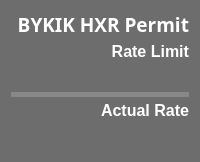
              <widget class="PyDMFrame" name="Device_BYKIKH_Frame">
               <property name="minimumSize">
                <size>
                 <width>0</width>
                 <height>162</height>
                </size>
               </property>
               <property name="maximumSize">
                <size>
                 <width>250</width>
                 <height>162</height>
                </size>
               </property>
               <property name="toolTip">
                <string/>
               </property>
               <property name="styleSheet">
                <string notr="true">QFrame{
background-color: rgb(109, 109, 109);
border-bottom-left-radius: 15px;
border-bottom-right-radius: 15px;
border-top-left-radius: 15px;
border-top-right-radius: 15px;
}</string>
               </property>
               <property name="alarmSensitiveBorder" stdset="0">
                <bool>true</bool>
               </property>
               <property name="channel" stdset="0">
                <string>ca://IOC:BSY0:MP01:BYKIK_RATE</string>
               </property>
               <layout class="QVBoxLayout" name="verticalLayout_19">
                <property name="spacing">
                 <number>0</number>
                </property>
                <item>
                 <widget class="QLabel" name="Device_BYKIKH_Title">
                  <property name="font">
                   <font>
                    <family>Sans Serif</family>
                    <pointsize>14</pointsize>
                    <weight>75</weight>
                    <italic>false</italic>
                    <bold>true</bold>
                   </font>
                  </property>
                  <property name="styleSheet">
                   <string notr="true">border: 0px;
color: rgb(255, 255, 255);</string>
                  </property>
                  <property name="text">
                   <string>BYKIK HXR Permit</string>
                  </property>
                  <property name="alignment">
                   <set>Qt::AlignRight|Qt::AlignTrailing|Qt::AlignVCenter</set>
                  </property>
                 </widget>
                </item>
                <item>
                 <widget class="QLabel" name="Device_BYKIKH_RL_Title">
                  <property name="font">
                   <font>
                    <pointsize>12</pointsize>
                    <weight>75</weight>
                    <bold>true</bold>
                   </font>
                  </property>
                  <property name="styleSheet">
                   <string notr="true">border: 0px;
color: rgb(255, 255, 255);</string>
                  </property>
                  <property name="text">
                   <string>Rate Limit</string>
                  </property>
                  <property name="alignment">
                   <set>Qt::AlignRight|Qt::AlignTrailing|Qt::AlignVCenter</set>
                  </property>
                 </widget>
                </item>
                <item>
                 <widget class="PyDMLabel" name="Device_BYKIKH_RL_Num">
                  <property name="font">
                   <font>
                    <family>Sans Serif</family>
                    <pointsize>12</pointsize>
                    <weight>75</weight>
                    <italic>false</italic>
                    <bold>true</bold>
                   </font>
                  </property>
                  <property name="toolTip">
                   <string/>
                  </property>
                  <property name="styleSheet">
                   <string notr="true">border:0px;</string>
                  </property>
                  <property name="alignment">
                   <set>Qt::AlignRight|Qt::AlignTrailing|Qt::AlignVCenter</set>
                  </property>
                  <property name="rules" stdset="0">
                   <string>[{&quot;name&quot;: &quot;Add Hz&quot;, &quot;property&quot;: &quot;Text&quot;, &quot;initial_value&quot;: &quot;&quot;, &quot;expression&quot;: &quot;str(ch[0]) + ' Hz'&quot;, &quot;channels&quot;: [{&quot;channel&quot;: &quot;ca://IOC:BSY0:MP01:BYKIK_MEASRATE&quot;, &quot;trigger&quot;: true, &quot;use_enum&quot;: true}]}]</string>
                  </property>
                  <property name="showUnits" stdset="0">
                   <bool>true</bool>
                  </property>
                  <property name="alarmSensitiveContent" stdset="0">
                   <bool>false</bool>
                  </property>
                  <property name="alarmSensitiveBorder" stdset="0">
                   <bool>false</bool>
                  </property>
                 </widget>
                </item>
                <item>
                 <widget class="PyDMDrawingLine" name="Device_BYKIKH_Line">
                  <property name="maximumSize">
                   <size>
                    <width>16777215</width>
                    <height>5</height>
                   </size>
                  </property>
                  <property name="toolTip">
                   <string/>
                  </property>
                  <property name="styleSheet">
                   <string notr="true">background-color: rgb(136, 136, 136);
</string>
                  </property>
                 </widget>
                </item>
                <item>
                 <widget class="PyDMLabel" name="Device_BYKIKH_AR_Title">
                  <property name="font">
                   <font>
                    <pointsize>12</pointsize>
                    <weight>75</weight>
                    <bold>true</bold>
                   </font>
                  </property>
                  <property name="toolTip">
                   <string/>
                  </property>
                  <property name="styleSheet">
                   <string notr="true">border: 0px;
color: rgb(255, 255, 255);</string>
                  </property>
                  <property name="text">
                   <string>Actual Rate</string>
                  </property>
                  <property name="alignment">
                   <set>Qt::AlignRight|Qt::AlignTrailing|Qt::AlignVCenter</set>
                  </property>
                 </widget>
                </item>
                <item>
                 <widget class="PyDMLabel" name="Device_BYKIKH_AR_Num">
                  <property name="font">
                   <font>
                    <family>Sans Serif</family>
                    <pointsize>15</pointsize>
                    <weight>75</weight>
                    <italic>false</italic>
                    <bold>true</bold>
                   </font>
                  </property>
                  <property name="toolTip">
                   <string/>
                  </property>
                  <property name="styleSheet">
                   <string notr="true">border: 0px;</string>
                  </property>
                  <property name="alignment">
                   <set>Qt::AlignRight|Qt::AlignTrailing|Qt::AlignVCenter</set>
                  </property>
                  <property name="showUnits" stdset="0">
                   <bool>true</bool>
                  </property>
                  <property name="alarmSensitiveContent" stdset="0">
                   <bool>true</bool>
                  </property>
                  <property name="alarmSensitiveBorder" stdset="0">
                   <bool>false</bool>
                  </property>
                  <property name="channel" stdset="0">
                   <string>ca://IOC:BSY0:MP01:BYKIK_RATE</string>
                  </property>
                 </widget>
                </item>
               </layout>
              </widget>
